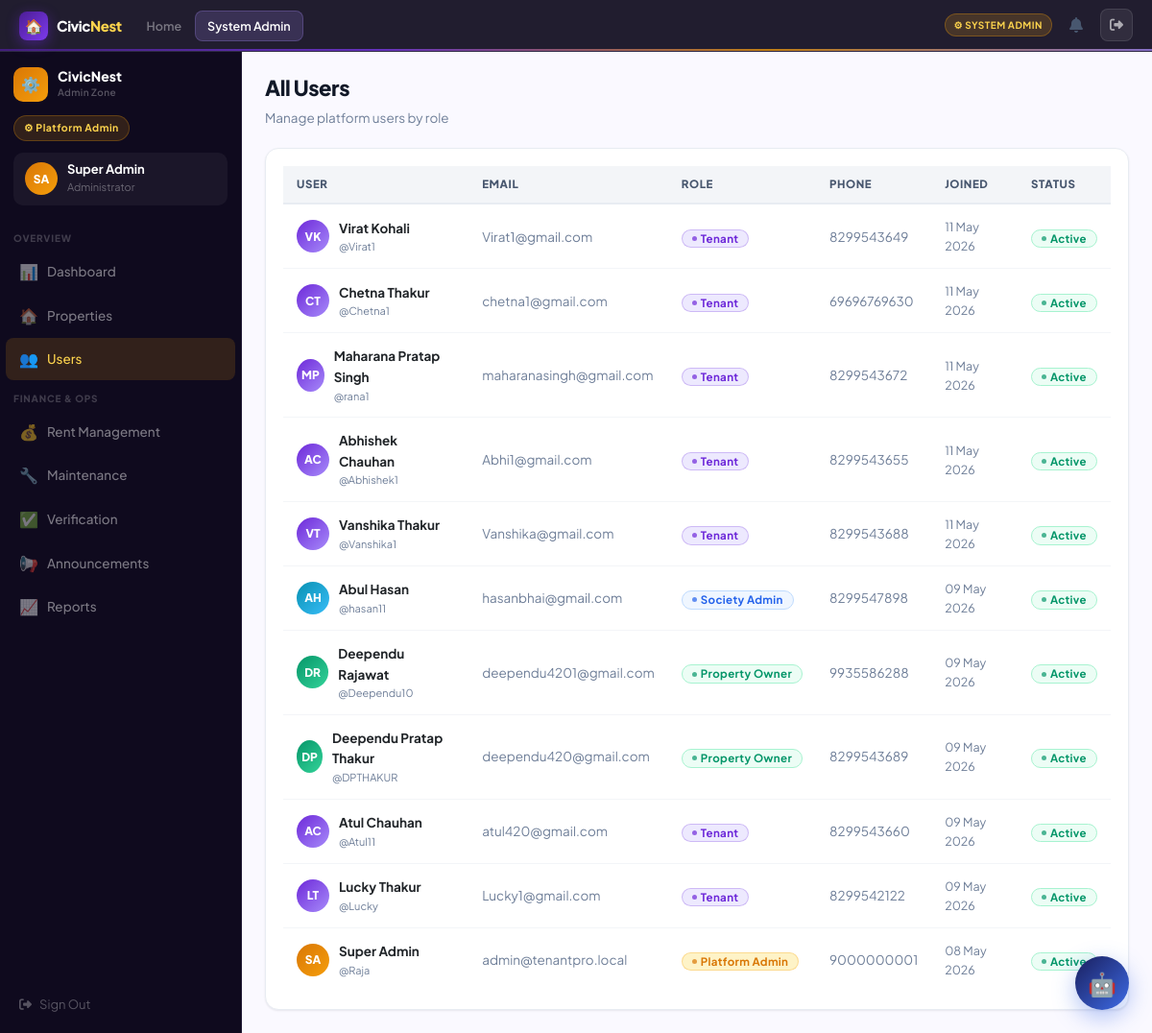
Screenshot of /admin-zone/users/ (signed in) with the database file from the repository.
### accounts/models.py (models this page shows, shortened)
class User(AbstractUser):
    ROLE_CHOICES = [
        ('admin','Platform Admin'),
        ('owner','Property Owner'),
        ('tenant','Tenant'),
        ('society_admin','Society Admin'),
    ]
    role = models.CharField(max_length=20, choices=ROLE_CHOICES, default='tenant')
    phone = models.CharField(max_length=15, blank=True)
    avatar_initials = models.CharField(max_length=3, blank=True)
    profile_photo = models.ImageField(upload_to='avatars/', blank=True, null=True)

### core/views.py (the view)
# urls.py: path('admin-zone/users/', views.admin_users, name='admin_users'),
@role_required("admin")
def admin_users(request):
    return render(request, "admin_zone/users.html", {"users": User.objects.all().order_by("-date_joined")})

### core/views.py (called while the page is built)
def role_required(*roles):
    def decorator(view):
        @functools.wraps(view)
        def wrapper(request, *args, **kwargs):
            if not request.user.is_authenticated:
                return redirect("/accounts/login/")
            if request.user.is_staff or request.user.is_superuser:
                return view(request, *args, **kwargs)
            if request.user.role not in roles:
                messages.error(request, "Access denied.")
                return redirect("/")
            return view(request, *args, **kwargs)
        return wrapper
    return decorator

### templates/admin_zone/users.html (shortened to what this page needs)
{% extends "base.html" %}
{% block nav_admin %}active{% endblock %}
{% block content %}
<div class="shell">
  {% with active="users" %}{% include "partials/sidebar_admin.html" %}{% endwith %}
  <div class="main"><div class="panel fade-up">
    <div class="pg-intro"><h2>All Users</h2><p>Manage platform users by role</p></div>
    <div class="card">
      <table class="tp-table">
        <thead><tr><th>User</th><th>Email</th><th>Role</th><th>Phone</th><th>Joined</th><th>Status</th></tr></thead>
        <tbody>{% for u in users %}
        <tr>
          <td><div style="display:flex;align-items:center;gap:10px;"><div style="width:34px;height:34px;border-radius:50%;background:linear-gradient(135deg,{% if u.role == 'admin' %}var(--a500),var(--a400){% elif u.role == 'owner' %}var(--green),#34d399{% elif u.role == 'society_admin' %}var(--cyan),#38bdf8{% else %}var(--n500),var(--n300){% endif %});display:flex;align-items:center;justify-content:center;font-size:12px;font-weight:800;color:#fff;">{{ u.avatar_initials }}</div><div><div style="font-weight:700;">{{ u.get_full_name|default:u.username }}</div><div style="font-size:11px;color:var(--g400);">@{{ u.username }}</div></div></div></td>
          <td style="color:var(--g400);">{{ u.email }}</td>
          <td><span class="badge {% if u.role == 'admin' %}b-pending{% elif u.role == 'owner' %}b-paid{% elif u.role == 'society_admin' %}b-progress{% else %}b-info{% endif %}">{{ u.get_role_display }}</span></td>
          <td style="color:var(--g400);">{{ u.phone|default:"—" }}</td>
          <td style="color:var(--g400);font-size:12.5px;">{{ u.date_joined|date:"d M Y" }}</td>
          <td><span class="badge {% if u.is_active %}b-active{% else %}b-expired{% endif %}">{% if u.is_active %}Active{% else %}Inactive{% endif %}</span></td>
        </tr>
        {% endfor %}</tbody>
      </table>
    </div>
  </div></div>
</div>
{% endblock %}

### templates/partials/sidebar_admin.html
<aside class="sidebar" id="tp-sidebar">
  <div class="sb-head">
    <div class="sb-logo"><div class="sb-logo-mark adm">⚙️</div><div><div class="sb-logo-text">CivicNest</div><div class="sb-logo-sub">Admin Zone</div></div></div>
    <div class="sb-zone-pill zp-adm">⚙ Platform Admin</div>
    <div class="sb-user"><div class="sb-av av-adm">{{ user.avatar_initials }}</div><div><div class="sb-uname">{{ user.get_full_name|default:user.username }}</div><div class="sb-urole">Administrator</div></div></div>
  </div>
  <div class="sb-sec">Overview</div>
  <a class="ni {% if active == 'dash' %}active-adm{% endif %}" href="/admin-zone/"><span class="ni-icon">📊</span>Dashboard</a>
  <a class="ni {% if active == 'props' %}active-adm{% endif %}" href="/admin-zone/properties/"><span class="ni-icon">🏠</span>Properties</a>
  <a class="ni {% if active == 'users' %}active-adm{% endif %}" href="/admin-zone/users/"><span class="ni-icon">👥</span>Users</a>
  <div class="sb-sec">Finance & Ops</div>
  <a class="ni {% if active == 'rent' %}active-adm{% endif %}" href="/admin-zone/rent/"><span class="ni-icon">💰</span>Rent Management</a>
  <a class="ni {% if active == 'maint' %}active-adm{% endif %}" href="/admin-zone/maintenance/"><span class="ni-icon">🔧</span>Maintenance</a>
  <a class="ni {% if active == 'verify' %}active-adm{% endif %}" href="/admin-zone/verify/"><span class="ni-icon">✅</span>Verification</a>
  <a class="ni {% if active == 'announce' %}active-adm{% endif %}" href="/admin-zone/announcements/"><span class="ni-icon">📢</span>Announcements</a>
  <a class="ni {% if active == 'reports' %}active-adm{% endif %}" href="/admin-zone/reports/"><span class="ni-icon">📈</span>Reports</a>
  <div class="sb-foot"><a href="/accounts/logout/" class="sb-logout"><i class="fa fa-right-from-bracket"></i> Sign Out</a></div>
</aside>

### rows the page displays
User: avatar_initials "SA", get_full_name "Super Admin", username "Raja", email "admin@tenantpro.local", role "Platform Admin", phone "9000000001", date_joined "08 May 2026", is_active "Active"
User: avatar_initials "VK", get_full_name "Virat Kohali", username "Virat1", email "Virat1@gmail.com", role "Tenant", phone "8299543649", date_joined "11 May 2026", is_active "Active"
User: avatar_initials "CT", get_full_name "Chetna Thakur", username "Chetna1", email "chetna1@gmail.com", role "Tenant", phone "69696769630", date_joined "11 May 2026", is_active "Active"
User: avatar_initials "MP", get_full_name "Maharana Pratap Singh", username "rana1", email "maharanasingh@gmail.com", role "Tenant", phone "8299543672", date_joined "11 May 2026", is_active "Active"
User: avatar_initials "AC", get_full_name "Abhishek Chauhan", username "Abhishek1", email "Abhi1@gmail.com", role "Tenant", phone "8299543655", date_joined "11 May 2026", is_active "Active"
User: avatar_initials "VT", get_full_name "Vanshika Thakur", username "Vanshika1", email "Vanshika@gmail.com", role "Tenant", phone "8299543688", date_joined "11 May 2026", is_active "Active"
User: avatar_initials "AH", get_full_name "Abul Hasan", username "hasan11", email "hasanbhai@gmail.com", role "Society Admin", phone "8299547898", date_joined "09 May 2026", is_active "Active"
User: avatar_initials "DR", get_full_name "Deependu Rajawat", username "Deependu10", email "deependu4201@gmail.com", role "Property Owner", phone "9935586288", date_joined "09 May 2026", is_active "Active"
User: avatar_initials "DP", get_full_name "Deependu Pratap Thakur", username "DPTHAKUR", email "deependu420@gmail.com", role "Property Owner", phone "8299543689", date_joined "09 May 2026", is_active "Active"
User: avatar_initials "AC", get_full_name "Atul Chauhan", username "Atul11", email "atul420@gmail.com", role "Tenant", phone "8299543660", date_joined "09 May 2026", is_active "Active"
User: avatar_initials "LT", get_full_name "Lucky Thakur", username "Lucky", email "Lucky1@gmail.com", role "Tenant", phone "8299542122", date_joined "09 May 2026", is_active "Active"
